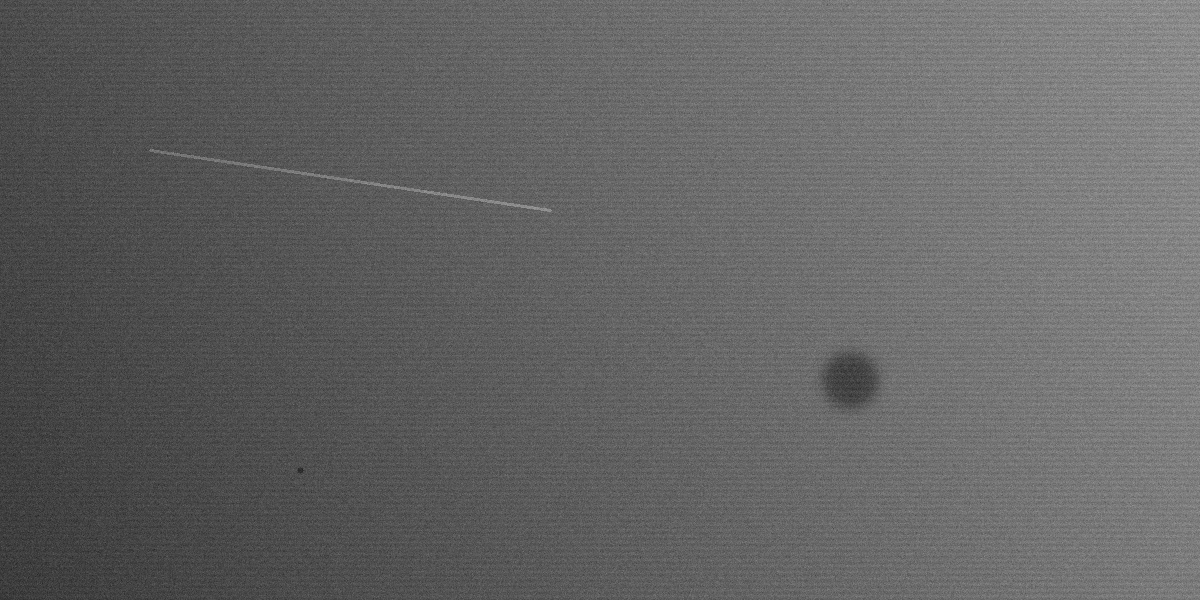
#> input picture 01_traitement_classique/python/tole.png, 1200 x 600 px
$ python etape2_seuillage.py
#> lines starting #> are read from the running program, lines starting #| are printed output that depends on the picture; after the words box and inside, x2 and y2 are one past the last pixel; in counts of white or black regions, pixels touching at a corner belong together
"""
Le seuillage, séparer les défauts du métal sain

On compare quatre façons de faire :
  A. Seuil fixe sur l'image BRUTE           -> piège de l'éclairage inégal
  B. Otsu (seuil automatique) sur l'image corrigée -> piège de l'histogramme à une seule bosse
  C. Seuil adaptatif sur l'image corrigée    -> compare chaque pixel à ses voisins
  D. Seuil statistique à deux côtés sur l'image corrigée :
     un pixel est un défaut s'il s'écarte du métal sain de plus de k fois le bruit,
     vers le clair (rayure) OU vers le sombre (tache, inclusion)

Lancer :  python etape2_seuillage.py   (après generer_tole.py)
Produit : etape2_resultat.png et masque_defauts.png (utilisé à l'étape 3)
"""

import cv2
import numpy as np
import matplotlib.pyplot as plt

img = cv2.imread("tole.png", cv2.IMREAD_GRAYSCALE)
#> img is the input picture: shape (600, 1200); min 32, max 167, mean 99.5
if img is None:
    raise SystemExit("tole.png introuvable : exécuter d'abord generer_tole.py")

# ---------- Prétraitement de l'étape 1 ----------
median = cv2.medianBlur(img, 5).astype(np.float32)
fond = cv2.GaussianBlur(median, (0, 0), sigmaX=40)
corrige = np.clip(median / fond * 128, 0, 255).astype(np.uint8)
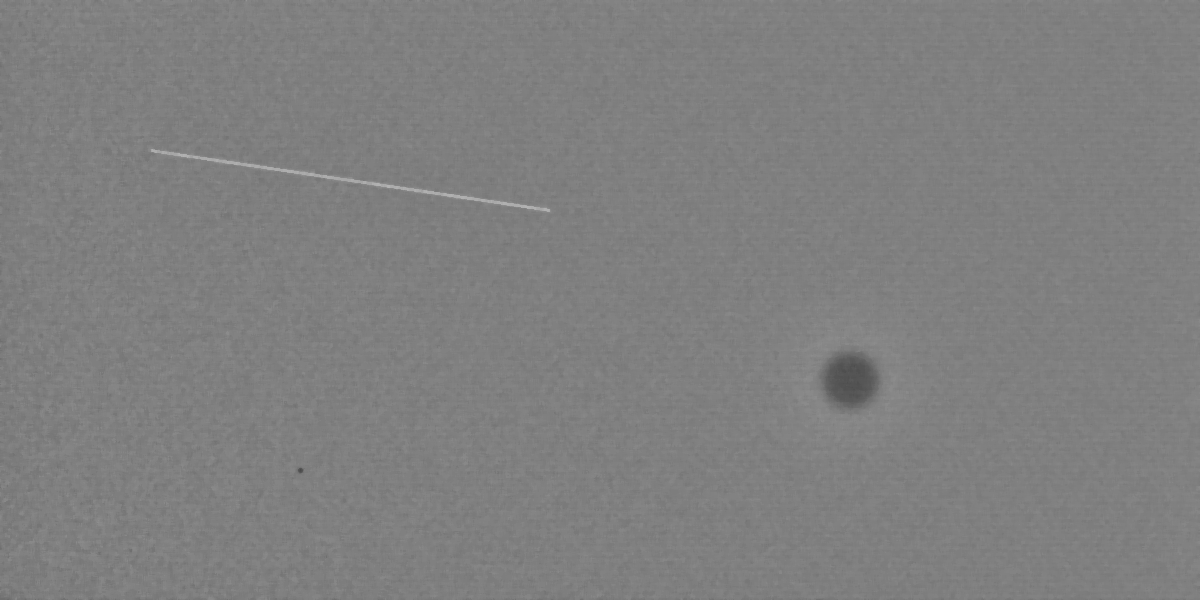
#> corrige: shape (600, 1200); min 74, max 179, mean 127.5


def pourcentage(masque):
    """Part de l'image marquée comme défaut. Les vrais défauts couvrent environ 0,3 % de l'image."""
    return 100 * np.count_nonzero(masque) / masque.size


# ---------- A. Seuil fixe sur l'image brute ----------
# "Tout ce qui est plus sombre que 70 est un défaut sombre"
_, masque_a = cv2.threshold(img, 70, 255, cv2.THRESH_BINARY_INV)
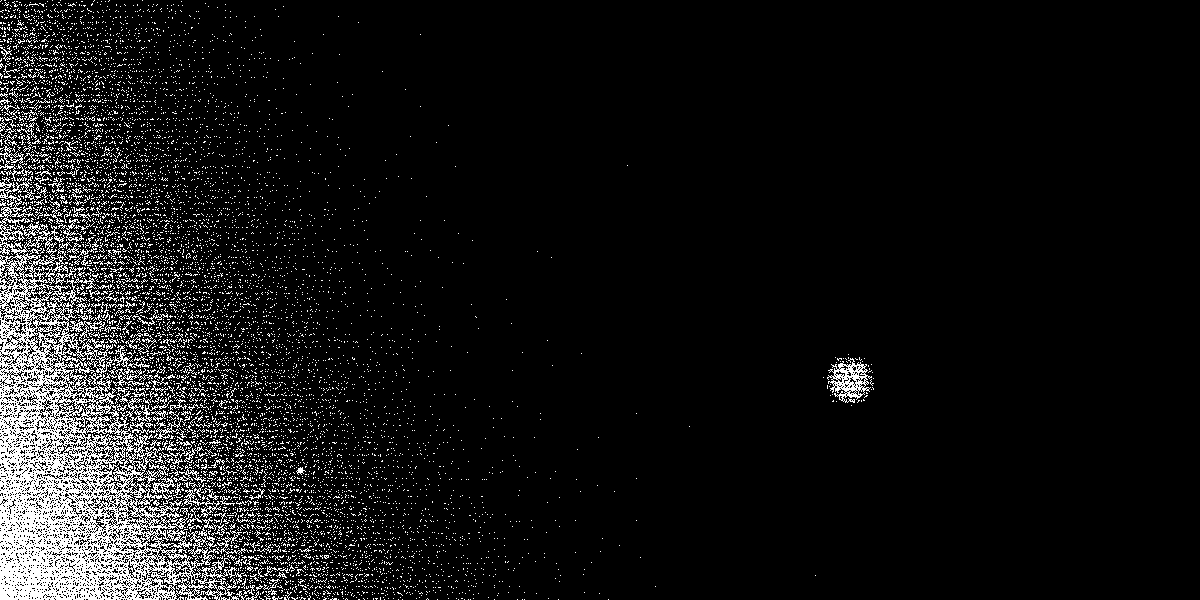
#> masque_a: shape (600, 1200); 7.9% white in thin lines or dots, all inside (x1, y1, x2, y2) = (0, 0, 874, 600)

# ---------- B. Otsu sur l'image corrigée ----------
# Otsu cherche LE seuil qui sépare le mieux deux groupes de pixels.
# Il suppose un histogramme à deux bosses (fond + objet).
seuil_otsu, masque_b = cv2.threshold(corrige, 0, 255, cv2.THRESH_BINARY_INV + cv2.THRESH_OTSU)
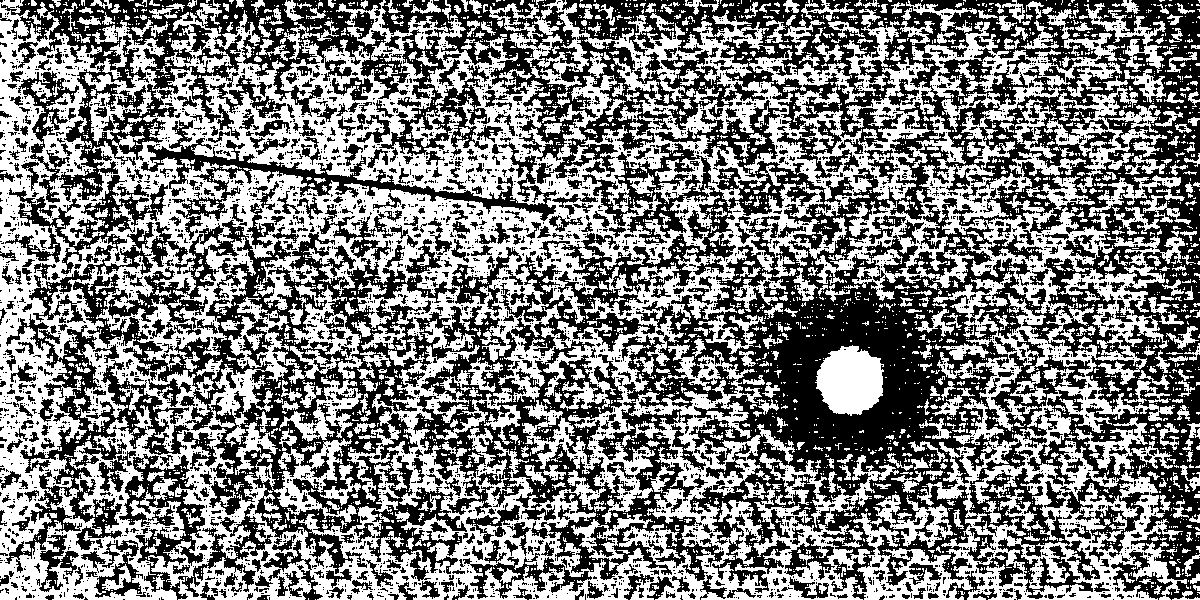
#> masque_b: shape (600, 1200); 49.7% white; 4063 white regions (3468 under 20 px), largest, box (x1, y1, x2, y2) and area: (0, 0, 1122, 600) 239928, (853, 231, 1187, 600) 32453, (815, 345, 884, 416) 3584
#> seuil_otsu = 127

# ---------- C. Seuil adaptatif sur l'image corrigée ----------
# Chaque pixel est comparé à la moyenne de ses voisins (fenêtre 51 x 51) moins une marge C.
# Ici : défauts sombres seulement.
masque_c = cv2.adaptiveThreshold(corrige, 255, cv2.ADAPTIVE_THRESH_MEAN_C,
                                 cv2.THRESH_BINARY_INV, blockSize=51, C=15)
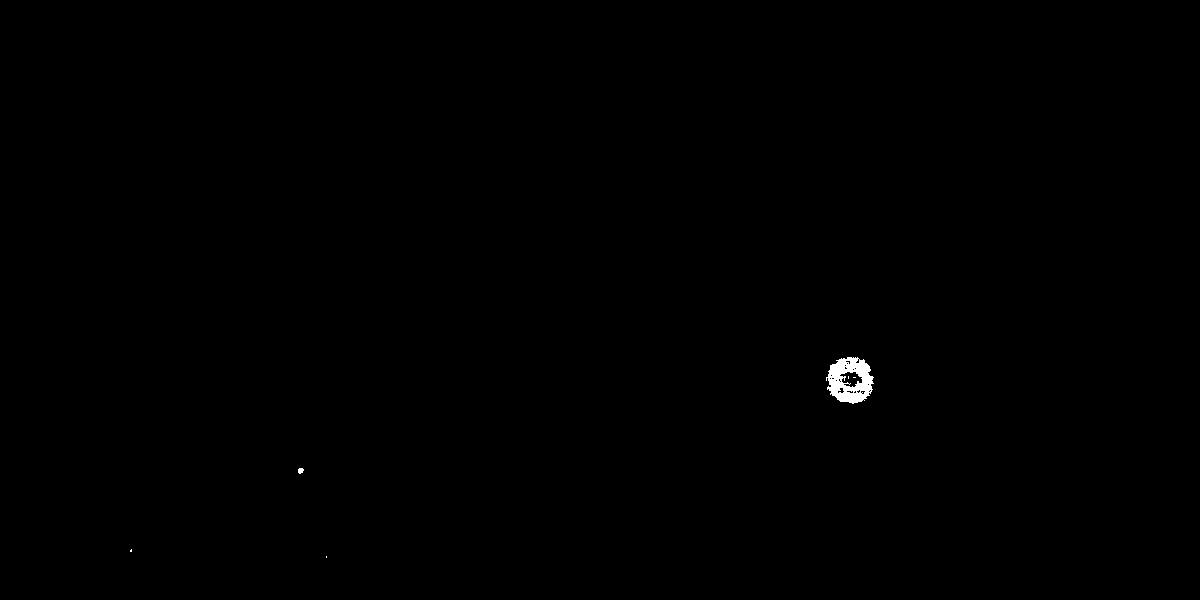
#> masque_c: shape (600, 1200); 0.2% white; 6 white regions (4 under 20 px), largest, box (x1, y1, x2, y2) and area: (826, 357, 874, 404) 1407, (298, 468, 304, 474) 28

# ---------- D. Seuil statistique à deux côtés ----------
# Niveau du métal sain et bruit, mesurés de façon robuste (médiane et MAD :
# ils ne se laissent pas influencer par les quelques pixels de défauts)
niveau = np.median(corrige)
#> niveau = 128
mad = np.median(np.abs(corrige.astype(np.float32) - niveau))
#> mad = 2
bruit = 1.4826 * mad          # le facteur 1,4826 convertit la MAD en écart-type équivalent
#> bruit = 2.97
k = 5                          # un défaut s'écarte d'au moins 5 fois le bruit
ecart = np.abs(corrige.astype(np.float32) - niveau)
masque_d = np.where(ecart > k * bruit, 255, 0).astype(np.uint8)
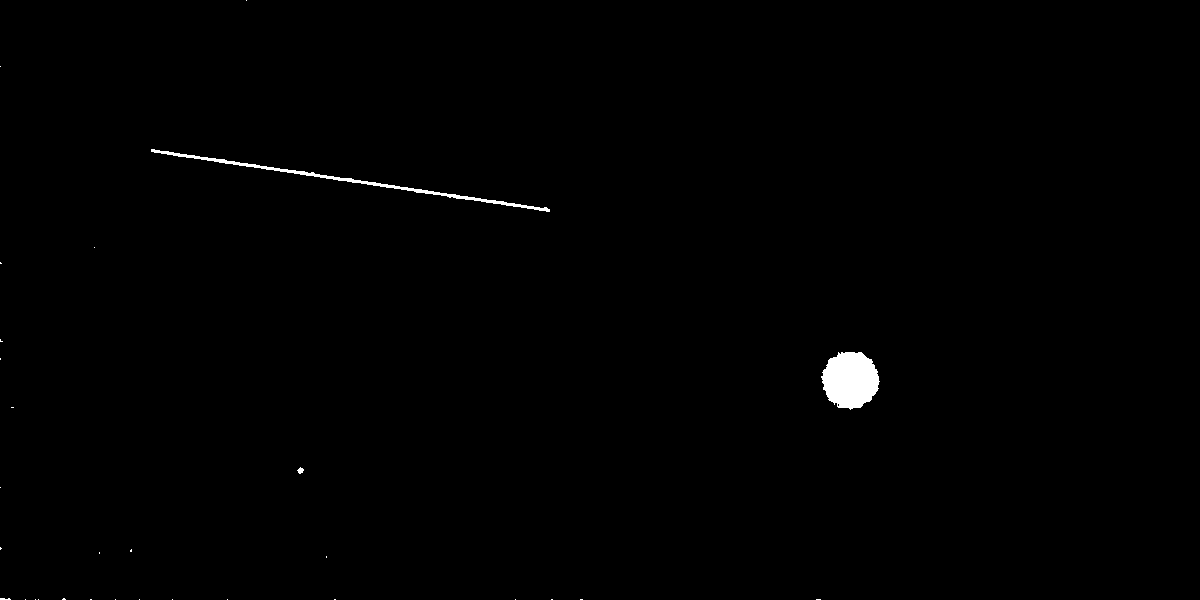
#> masque_d: shape (600, 1200); 0.55% white; 30 white regions (27 under 20 px), largest, box (x1, y1, x2, y2) and area: (821, 352, 880, 410) 2550, (151, 149, 550, 212) 1292, (297, 467, 304, 474) 30

print(f"Métal sain : niveau {niveau:.0f}, bruit {bruit:.1f} -> seuils {niveau - k * bruit:.0f} et {niveau + k * bruit:.0f}")
#| Métal sain : niveau 128, bruit 3.0 -> seuils 113 et 143
print(f"Seuil d'Otsu trouvé : {seuil_otsu:.0f}")
#| Seuil d'Otsu trouvé : 127
print()
print("Part de l'image marquée comme défaut (vrais défauts ≈ 0,3 %) :")
for nom, m in [("A. Seuil fixe, image brute", masque_a),
               ("B. Otsu, image corrigée", masque_b),
               ("C. Adaptatif, image corrigée", masque_c),
               ("D. Statistique 2 côtés, corrigée", masque_d)]:
    print(f"  {nom:35s} {pourcentage(m):6.2f} %")
#> this loop made 4 passes
#> nom on passes 1 to 4: 'A. Seuil fixe, image brute', 'B. Otsu, image corrigée', 'C. Adaptatif, image corrigée', 'D. Statistique 2 côtés, corrigée'
#|   A. Seuil fixe, image brute            7.92 %
#|   B. Otsu, image corrigée              49.70 %
#|   C. Adaptatif, image corrigée          0.20 %
#|   D. Statistique 2 côtés, corrigée      0.55 %

cv2.imwrite("masque_defauts.png", masque_d)

# ---------- Figure ----------
fig, ax = plt.subplots(3, 2, figsize=(13, 11))

ax[0, 0].imshow(corrige, cmap="gray", vmin=0, vmax=255)
ax[0, 0].set_title("Image corrigée (étape 1)")

ax[0, 1].hist(corrige.ravel(), bins=256, range=(0, 255), color="gray")
ax[0, 1].set_yscale("log")
ax[0, 1].axvline(seuil_otsu, color="red", ls="--", label=f"Otsu = {seuil_otsu:.0f}")
ax[0, 1].axvline(niveau - k * bruit, color="green", ls="--", label="seuils statistiques (D)")
ax[0, 1].axvline(niveau + k * bruit, color="green", ls="--")
ax[0, 1].set_title("Histogramme (échelle log) : une seule grosse bosse")
ax[0, 1].set_xlabel("niveau de gris")
ax[0, 1].legend()

for a, m, titre in [
    (ax[1, 0], masque_a, f"A. Seuil fixe 70 sur l'image brute ({pourcentage(masque_a):.1f} %)"),
    (ax[1, 1], masque_b, f"B. Otsu sur l'image corrigée ({pourcentage(masque_b):.1f} %)"),
    (ax[2, 0], masque_c, f"C. Adaptatif, défauts sombres ({pourcentage(masque_c):.2f} %)"),
    (ax[2, 1], masque_d, f"D. Statistique 2 côtés, k = {k} ({pourcentage(masque_d):.2f} %)"),
]:
    a.imshow(m, cmap="gray")
    a.set_title(titre)
#> this loop made 4 passes
#> titre on passes 2 to 4: "B. Otsu sur l'image corrigée (49.7 %)", 'C. Adaptatif, défauts sombres (0.20 %)', 'D. Statistique 2 côtés, k = 5 (0.55 %)'

for a in ax.ravel():
    if a is not ax[0, 1]:
        a.axis("off")

plt.tight_layout()
plt.savefig("etape2_resultat.png", dpi=90)
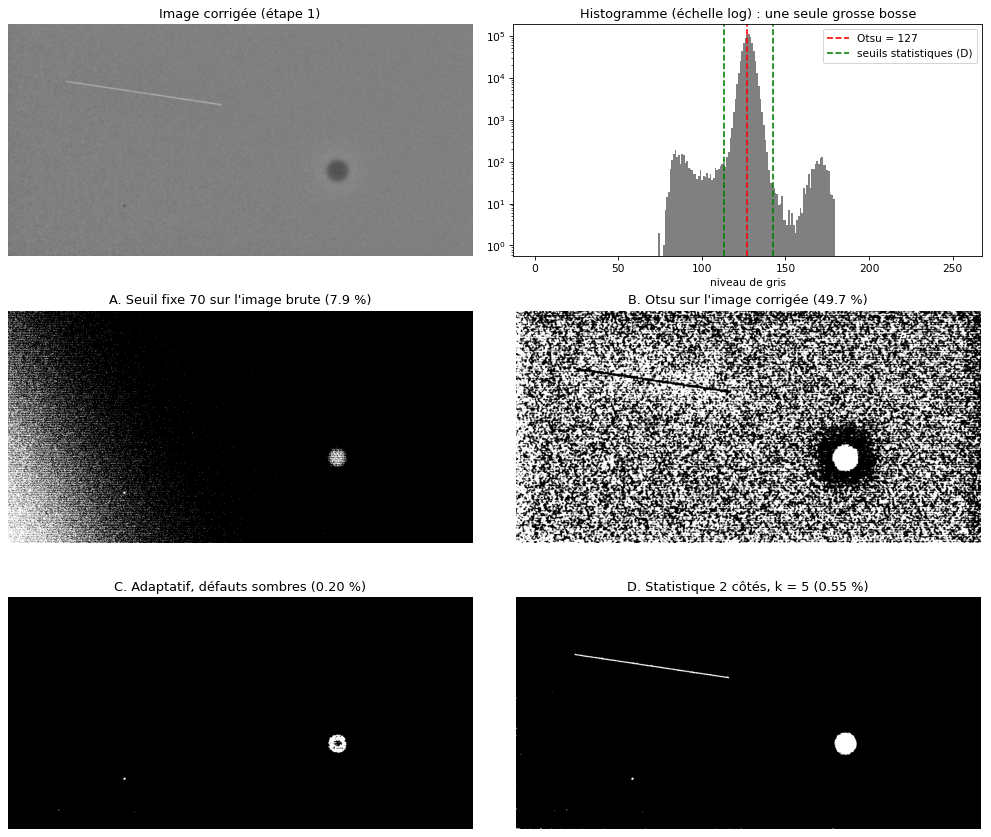
#> figure drawn by matplotlib, 6 panels; panel 2: tallest bar 107276 high, from x = 127.5 to 128.5
print("\netape2_resultat.png et masque_defauts.png créés")
